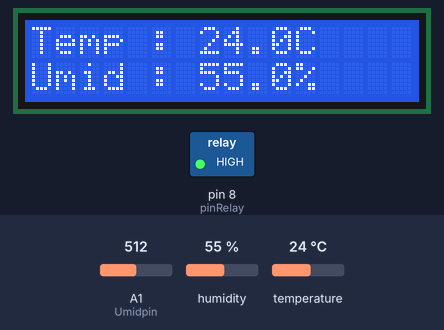
Bench run of a sketch on a simulated Arduino Uno, built with avr-gcc and run on an emulated ATmega328P. On the bench: 16×2 character LCD, switched loads named in the sketch (green lamp = pin HIGH). The test bench sets the inputs (shaded band); at power-on: A1 (Umidpin) = 512, humidity 55 %, temperature 24 °C. What the sketch prints to the serial monitor is not drawn.

Above: at 1.2 s.
1.3 s: A1 (Umidpin) set to 537
At 2.4 s:
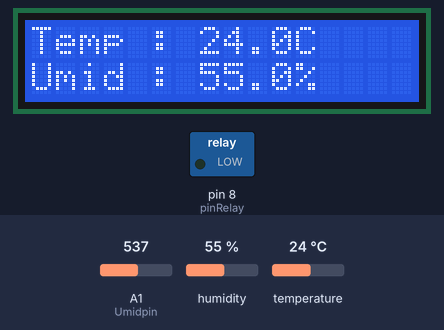
3.6 s: humidity set to 22 %
At 4.6 s:
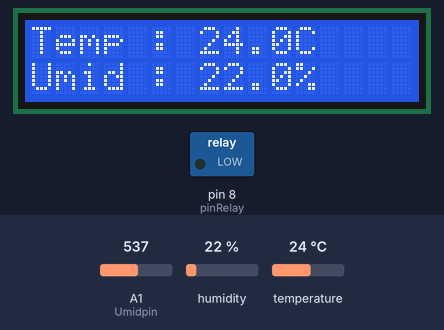
5.7 s: temperature set to 12 °C
At 6.8 s:
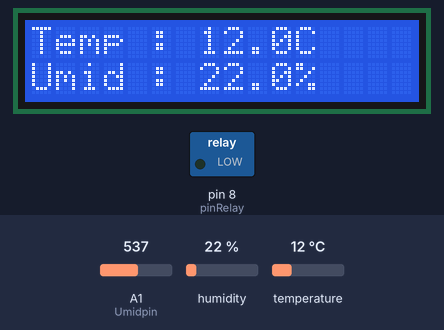
7.7 s: humidity set to 40 %
At 8.9 s:
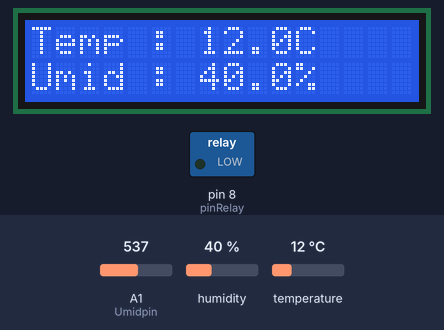
9.8 s: temperature set to 19 °C
At 11.1 s:
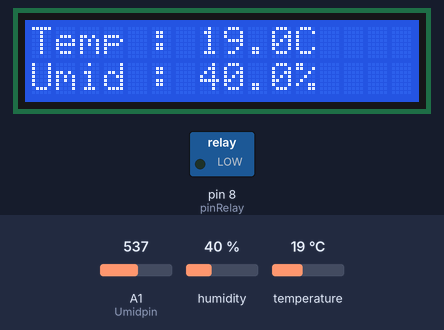
11.8 s: A1 (Umidpin) set to 511
At 13.3 s:
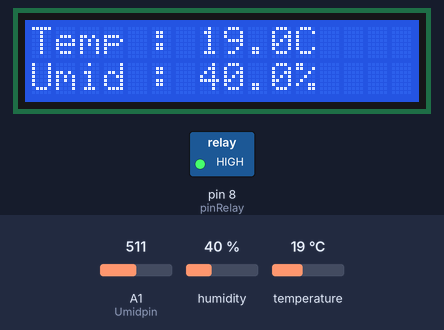
Timing chart, 0 to 14.8 s (numbered marks = the images above; inputs shaded):
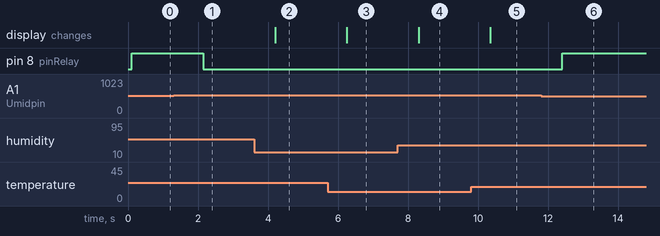

Measured:
- the behaviour switches between 521 and 522 on A1 (Umidpin) (found by bisection; images 0 and 1)
- after the input at 1.3 s, pin 8 (pinRelay): HIGH → LOW after 0.85 s
- after the input at 3.6 s, the display: changes after 0.60 s (image 2)
- after the input at 5.7 s, the display: changes after 0.55 s (image 3)
- after the input at 7.7 s, the display: changes after 0.60 s (image 4)
- after the input at 9.8 s, the display: changes after 0.55 s (image 5)
- after the input at 11.8 s, pin 8 (pinRelay): LOW → HIGH after 0.60 s

The sketch:

fenaahs.ino
```cpp
#include <LiquidCrystal.h>
#include <DHT.h>

#define Dht DHT11
#define Dhtpin A2
#define Umidpin A1

const int pinRelay = 8;

DHT dht(Dhtpin, Dht);
LiquidCrystal lcd(2,3,4,5,6,7);

void setup() {
  Serial.begin(9600);
  lcd.begin(16, 2);
  lcd.clear();
  dht.begin();
  pinMode(pinRelay, OUTPUT);
  digitalWrite(pinRelay, LOW);
}

void loop() {
  lcd.setCursor(0, 0);
  lcd.print("Temp : ");
  float temp = dht.readTemperature();
  if (isnan(temp)) {
    lcd.print("Error");
  } else {
    lcd.print(temp, 1);
    lcd.print("C");
  }

  lcd.setCursor(0, 1);
  lcd.print("Umid : ");
  lcd.setCursor(7, 1);
  float hum = dht.readHumidity();
  if (isnan(hum)) {
    lcd.print("Error");
  } else {
    lcd.print(hum, 1);
    lcd.print("%");
  }
  Serial.print("Temperatura ambiente: ");
  Serial.print(temp);
  Serial.print("  Umidade ambiente: ");
  Serial.println(hum);

  int Dados_sensor = analogRead(Umidpin);
  int Umid = map(Dados_sensor, 0, 1023, 100, 0);
  Serial.print("Umidade do solo:");
  Serial.println(Umid);
  if (Umid >= 50) {
    digitalWrite(pinRelay, HIGH);
  } else {
    digitalWrite(pinRelay, LOW);
  }
  delay(1000);
}
```
